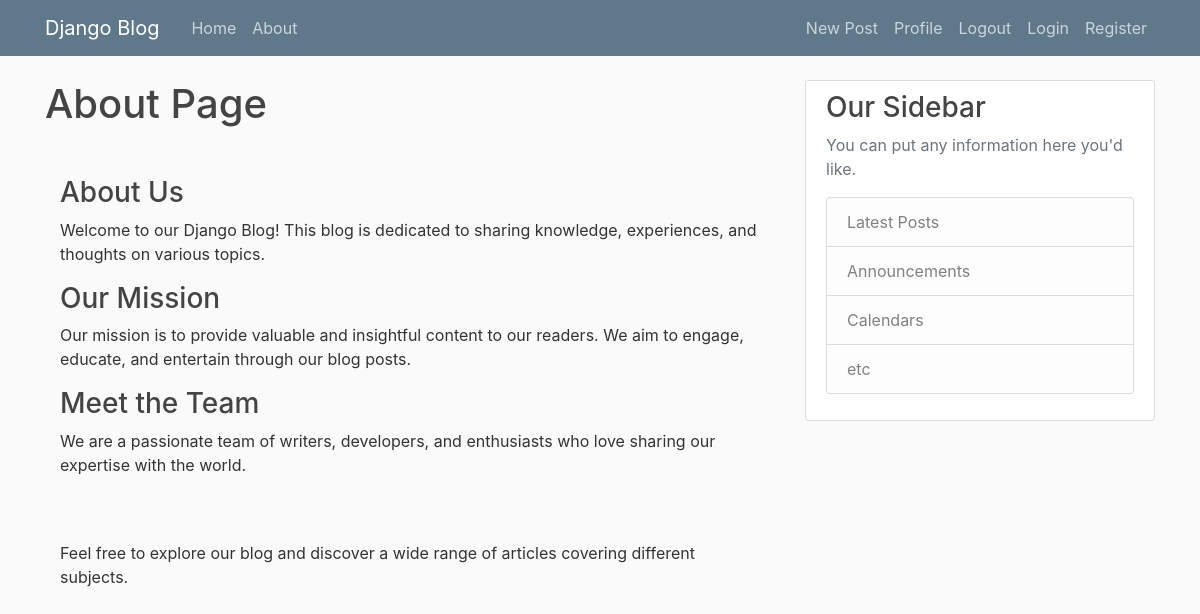
The page /about/ on the database its author committed.
### madaminov/models.py (models this page shows, shortened)
class BaseModel(models.Model):
    created_at = models.DateTimeField(auto_now_add=True)
    updated_at = models.DateTimeField(auto_now=True)
    class Meta:
        abstract = True

class About(BaseModel):
    title = models.CharField(max_length=40)
    description = models.TextField()

### madaminov/views.py (the view)
# urls.py: path('about/', AboutView.as_view(), name='about-page'),
class AboutView(ListView):
    model = About
    template_name = "blog/about.html"
    context_object_name = "abouts"

### templates/blog/about.html (shortened to what this page needs)
{% load static %}
<!DOCTYPE html>
<html>
<head>
    <link rel="stylesheet" href="https://maxcdn.bootstrapcdn.com/bootstrap/4.0.0/css/bootstrap.min.css">
    <link rel="stylesheet" type="text/css" href="{% static 'assets/main.css' %}">
</head>
<body>
    <header class="site-header">
      <nav class="navbar navbar-expand-md navbar-dark bg-steel fixed-top">
        <div class="container">
          <a class="navbar-brand mr-4" href="{% url 'blog:home-page' %}">Django Blog</a>
          <div class="collapse navbar-collapse" id="navbarToggle">
            <div class="navbar-nav mr-auto">
              <a class="nav-item nav-link" href="{% url 'blog:home-page' %}">Home</a>
              <a class="nav-item nav-link" href="{% url 'blog:about-page' %}">About</a>
            </div>
            <div class="navbar-nav">
                <a class="nav-item nav-link" href="{% url 'blog:post-form-page' %}">New Post</a>
                <a class="nav-item nav-link" href="{% url 'blog:user-posts-page' %}">Profile</a>
                <a class="nav-item nav-link" href="{%  url 'blog:logout-page' %}">Logout</a>
                <a class="nav-item nav-link" href="{% url 'blog:login-page' %}">Login</a>
                <a class="nav-item nav-link" href="{% url 'blog:register-page' %}">Register</a>
            </div>
          </div>
        </div>
      </nav>
    </header>
    <main role="main" class="container">
      <div class="row">
        <div class="col-md-8">
                <h1>About Page</h1>
                    <div class="container mt-5">
                        {% for about in abouts %}
                            <h3>{{ about.title}}</h3>
                            <p>{{ about.description }}</p>
                        {% endfor %}
<br><br>
                        <p>Feel free to explore our blog and discover a wide range of articles covering different subjects.</p>
                    </div>
                </div>
                <div class="col-md-4">
                  <div class="content-section">
                    <h3>Our Sidebar</h3>
                    <p class='text-muted'>You can put any information here you'd like.
                      <ul class="list-group">
                        <li class="list-group-item list-group-item-light">Latest Posts</li>
                        <li class="list-group-item list-group-item-light">Announcements</li>
                        <li class="list-group-item list-group-item-light">Calendars</li>
                        <li class="list-group-item list-group-item-light">etc</li>
                      </ul>
                    </p>
                  </div>
                </div>
              </div>
            </main>
        </body>
        </html>

### madaminov/static/assets/main.css (style rules this page uses)
body { background: #fafafa; color: #333333; margin-top: 5rem; }
h1, h2, h3, h4, h5, h6 { color: #444444; }
ul { margin: 0; }
.bg-steel { background-color: #5f788a; }
.site-header .navbar-nav .nav-link { color: #cbd5db; }
.content-section { background: #ffffff; padding: 10px 20px; border: 1px solid #dddddd; border-radius: 3px; margin-bottom: 20px; }

### rows shown on the page
About: title "About Us", description "Welcome to our Django Blog! This blog is dedicated to sharing knowledge, experiences, and thoughts on various topics."
About: title "Our Mission", description "Our mission is to provide valuable and insightful content to our readers. We aim to engage, educate, and entertain through our blog posts."
About: title "Meet the Team", description "We are a passionate team of writers, developers, and enthusiasts who love sharing our expertise with the world."
